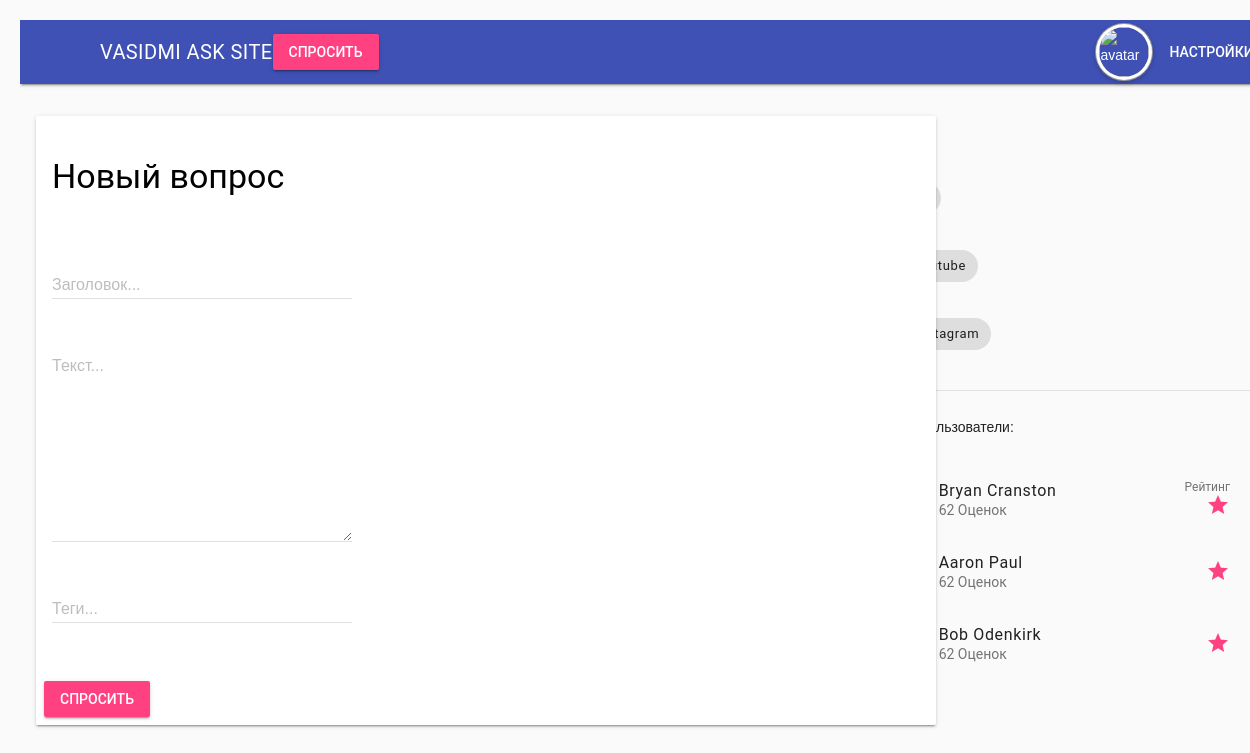
Page /ask/ on the earlier database version.
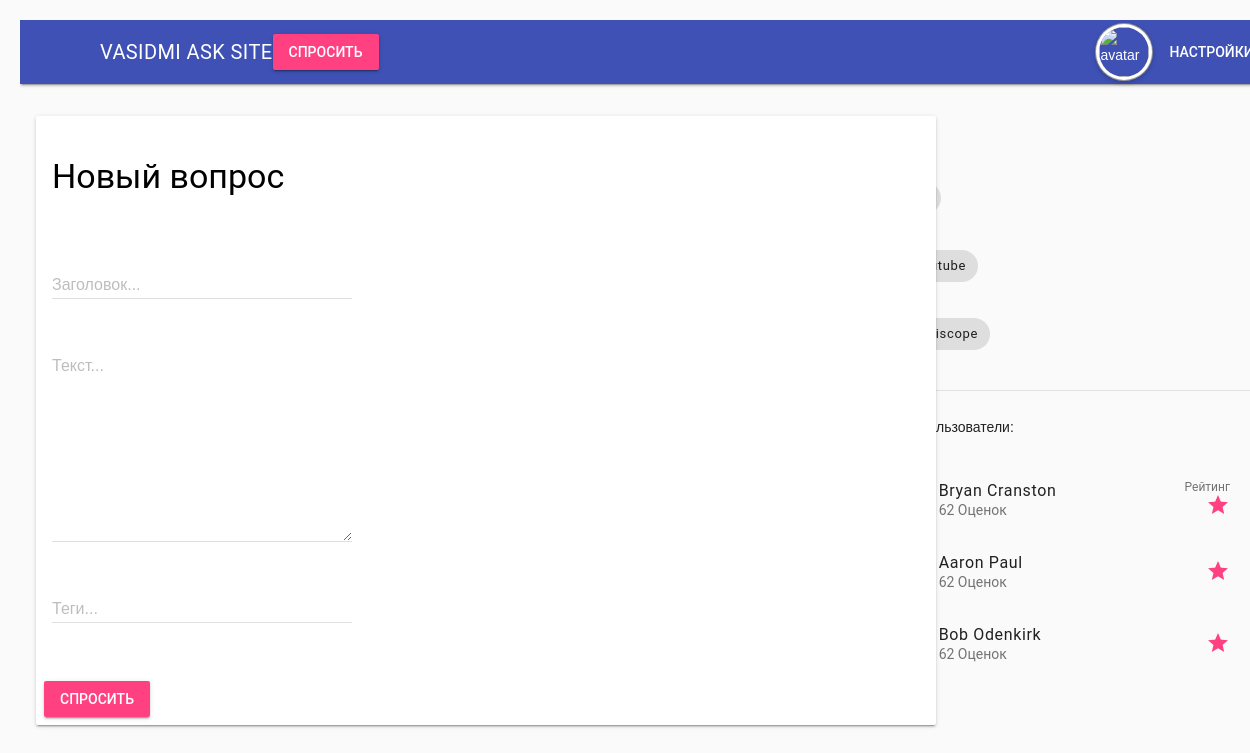
Same page on the later database version.
### questions/models.py (models this page shows, shortened)
class Tag(models.Model):
    class Meta:
        db_table = "tags"
    name = models.CharField(max_length = 20, unique = True)
    used = models.IntegerField(default=0)
    objects=TagManager()

### questions/views.py (the view)
# urls.py: url(r'^ask/$', views.ask, name='ask'),
def ask(request):
    tags = Tag.objects.getPopularTags()
    return render(request,'questions/ask.html',{'tags':tags})

### questions/models.py (called while the page is built)
    def getPopularTags(self):
        tags = Tag.objects.all()
        return sorted(tags,key=lambda tag:tag.used, reverse=True)[0:3]

### questions/templates/questions/ask.html (shortened to what this page needs)
<html>
<head>
  {% include 'questions/style-links.html' %}
</head>
<body>
  {% include 'questions/header_auth.html' %}
  <main class="mdl-layout__content">
    <div class="page-content">
      <div class="mdl-grid">
        <div class="mdl-cell mdl-cell--8-col">
          <div>
            <p>
              {% include 'questions/ask_form.html' %}
          </div>
        </div>
        <div class="mdl-cell mdl-cell--4-col">
          <div>
            <p>
              <p>
                Теги: {% include 'questions/site_tags.html' %}
          </div>
          <div>
            <div class="mdl-card__actions mdl-card--border">
              <p>
                <p>
                  Лучшие пользователи: {% include 'questions/best_members.html' %}
            </div>
          </div>
        </div>
  </main>
  </div>
</body>
</html>

### questions/templates/questions/site_tags.html
<ul class="demo-list-item mdl-list">
  {% for tag in tags %}
    <li class="mdl-list__item">
        <span class="mdl-list__item-primary-content">
      <span class="mdl-chip mdl-chip--contact">
    <span class="mdl-chip__contact mdl-color--teal mdl-color-text--white">{{ tag.name|slice:"1"|capfirst }}</span>
        <span class="mdl-chip__text">{{ tag.name }}</span>
        </span>
        </span>
    </li>
    {% endfor %}
</ul>

Differences in the rows shown:
no longer on this page (row edited): Tag: name "instagram"
now on this page (row unchanged): Tag: name "periscope"
